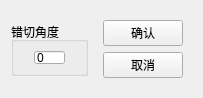
<?xml version="1.0" encoding="UTF-8"?>
<ui version="4.0">
 <class>ui_sliderchoose</class>
 <widget class="QDialog" name="ui_sliderchoose">
  <property name="geometry">
   <rect>
    <x>0</x>
    <y>0</y>
    <width>201</width>
    <height>91</height>
   </rect>
  </property>
  <property name="windowTitle">
   <string>Dialog</string>
  </property>
  <layout class="QGridLayout" name="gridLayout_2">
   <item row="0" column="0">
    <widget class="QGroupBox" name="groupBox">
     <property name="sizePolicy">
      <sizepolicy hsizetype="Preferred" vsizetype="Maximum">
       <horstretch>0</horstretch>
       <verstretch>0</verstretch>
      </sizepolicy>
     </property>
     <property name="maximumSize">
      <size>
       <width>16777215</width>
       <height>54</height>
      </size>
     </property>
     <property name="title">
      <string>错切角度</string>
     </property>
     <layout class="QGridLayout" name="gridLayout">
      <item row="0" column="0">
       <widget class="QLineEdit" name="degree">
        <property name="sizePolicy">
         <sizepolicy hsizetype="Maximum" vsizetype="Maximum">
          <horstretch>0</horstretch>
          <verstretch>0</verstretch>
         </sizepolicy>
        </property>
        <property name="maximumSize">
         <size>
          <width>31</width>
          <height>16777215</height>
         </size>
        </property>
        <property name="text">
         <string>0</string>
        </property>
       </widget>
      </item>
     </layout>
    </widget>
   </item>
   <item row="0" column="2">
    <widget class="QWidget" name="widget" native="true">
     <property name="sizePolicy">
      <sizepolicy hsizetype="Fixed" vsizetype="Fixed">
       <horstretch>0</horstretch>
       <verstretch>0</verstretch>
      </sizepolicy>
     </property>
     <layout class="QVBoxLayout" name="verticalLayout">
      <item>
       <widget class="QPushButton" name="ok_button">
        <property name="enabled">
         <bool>true</bool>
        </property>
        <property name="text">
         <string>确认</string>
        </property>
        <property name="autoDefault">
         <bool>false</bool>
        </property>
       </widget>
      </item>
      <item>
       <widget class="QPushButton" name="cancel_button">
        <property name="text">
         <string>取消</string>
        </property>
        <property name="autoDefault">
         <bool>false</bool>
        </property>
       </widget>
      </item>
     </layout>
    </widget>
   </item>
   <item row="0" column="1">
    <spacer name="horizontalSpacer">
     <property name="orientation">
      <enum>Qt::Horizontal</enum>
     </property>
     <property name="sizeHint" stdset="0">
      <size>
       <width>40</width>
       <height>20</height>
      </size>
     </property>
    </spacer>
   </item>
  </layout>
  <zorder>widget</zorder>
  <zorder>groupBox</zorder>
  <zorder>degree</zorder>
  <zorder>horizontalSpacer</zorder>
 </widget>
 <resources/>
 <connections/>
</ui>
